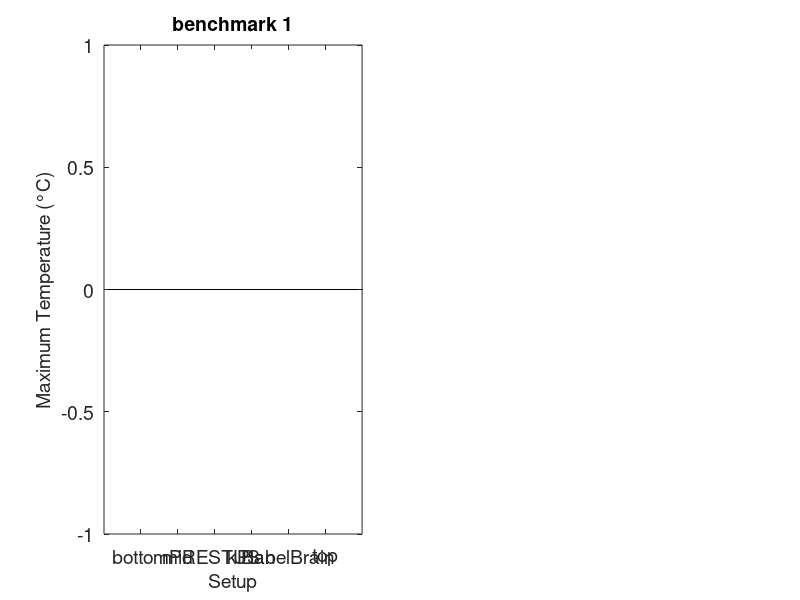

Here is the MATLAB script that generated this plot: (Note: this script raises an error after producing the figure.)
% Set up root path and directories
currentFile = mfilename('fullpath');
[pathstr,~,~] = fileparts(currentFile);
cd(fullfile(pathstr, '..'))
rootpath = pwd;

setup_list = {'itrusst_protocol1_bottom', 'itrusst_protocol1_mid', ...
              'itrusst_protocol1_PRESTUS', 'itrusst_protocol1_kPlan', ...
              'itrusst_protocol1_BabelBrain', 'itrusst_protocol1_top'};

subject_list = {'sub-001', 'sub-002'};

pn.figures = fullfile(rootpath, 'figures');

% Preallocate result matrices
n_setups = numel(setup_list);
n_subjects = numel(subject_list);

maxT_mat = nan(n_subjects, n_setups);
isppa_mat = nan(n_subjects, n_setups);

% Loop over setups and subjects
for s = 1:n_setups
    setup = setup_list{s};
    for sub = 1:n_subjects
        subject = subject_list{sub};
        data_dir = fullfile(rootpath, 'data', 'tussim', setup, subject);
        filename = fullfile(data_dir, [subject '_phantom_output_table.csv']);
        if isfile(filename)
            T = readtable(filename);
            if all(ismember({'isppa_at_target','maxT'}, T.Properties.VariableNames))
                maxT_mat(sub, s) = T.maxT(1);
                isppa_mat(sub, s) = T.isppa_at_target(1);
            else
                warning('File %s lacks required columns.', filename);
            end
        else
            warning('File %s not found.', filename);
        end
    end
end

% Assume maxT_mat and isppa_mat are [2 x 4] arrays: rows=subjects, cols=setups
setup_list = {'bottom', 'mid', 'PRESTUS', 'kPlan', 'BabelBrain', 'top'};
subject_list = {'sub-001', 'sub-002'};

% ------- Maximum Temperature -------
h = figure;
for i = 1:2
    subplot(1,2,i);
    bar(maxT_mat(i,:), 'FaceColor', [.2 .5 .7]);
    set(gca, 'XTick', 1:size(isppa_mat,2), 'XTickLabel', setup_list, 'FontSize', 14);
    xlabel('Setup', 'FontSize', 14);
    ylabel('Maximum Temperature (°C)', 'FontSize', 14);
    title(['benchmark ', num2str(i)], 'FontSize', 14);
    ylim([min(maxT_mat(:))-0.5, max(maxT_mat(:))+0.5]);
    grid on;
    xtickangle(30);
end
figureName = ['pipeline_temperature'];
h.Color = 'white';
h.InvertHardcopy = 'off';
saveas(h, fullfile(pn.figures, figureName), 'epsc');
saveas(h, fullfile(pn.figures, figureName), 'png');

% ------- Target Intensity -------
h = figure;
for i = 1:2
    subplot(1,2,i);
    bar(isppa_mat(i,:), 'FaceColor', [.7 .2 .2]);
    set(gca, 'XTick', 1:size(isppa_mat,2), 'XTickLabel', setup_list, 'FontSize', 14);
    xlabel('Setup', 'FontSize', 14);
    ylabel('Target Intensity', 'FontSize', 14);
    title(['benchmark ', num2str(i)], 'FontSize', 14);
    grid on;
    xtickangle(30);
    ylim([0 60])
end
figureName = ['pipeline_intensity'];
h.Color = 'white';
h.InvertHardcopy = 'off';
saveas(h, fullfile(pn.figures, figureName), 'epsc');
saveas(h, fullfile(pn.figures, figureName), 'png');